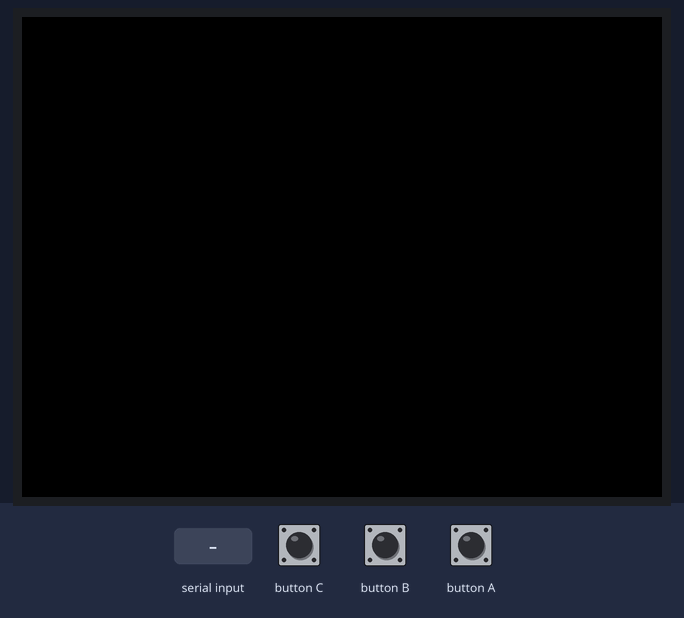
The sketch below on a simulated ESP32. Parts: 320×240 colour display. Inputs (shaded band) come from the test bench. What the sketch prints to the serial monitor is not drawn.

Above: at 1.3 s.
1.4 s: "1" received over the second serial link
4.4 s: "0" received over the second serial link
At 5.2 s:
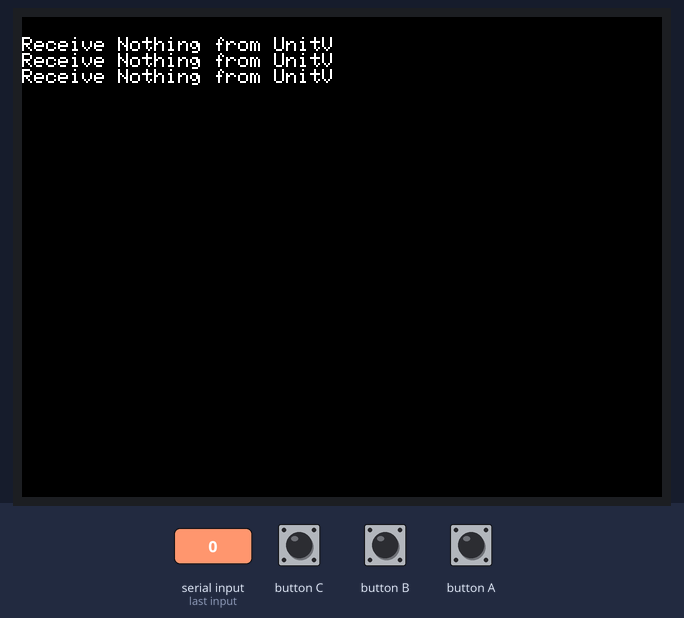
Timing chart, 0 to 7.4 s (numbered marks = the images above; inputs shaded):
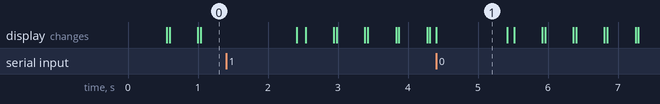

Measured:
- after the input at 4.4 s, the display: changes at once (image 1)
- what the display in image 1 shows lasts 1.0 s, from 4.4 s to 5.4 s

The sketch:

show_bitmap.ino
```cpp
#include <M5Stack.h>

// int x = 64, y = 160;
// uint8_t rx_buffer[20480];
// uint16_t rx_buffer2[10240]; // 10240 = 160 * 64

int x = 160, y = 120;  // QVGA = 320*240
uint8_t rx_buffer[38400];
uint16_t rx_buffer2[19200]; // 19200 = 160 * 120


uint16_t color;

void setup() {
  M5.begin();
  // M5.Axp.ScreenBreath(13);

  Serial.begin(115200);
  Serial2.begin(921600, SERIAL_8N1, 16, 17);
  M5.Power.begin();
}

int i = 0;

void loop() {
  if(i%15==0){
    M5.Lcd.fillScreen(BLACK);
    M5.Lcd.setCursor(0,10);
    }


  if (Serial2.available()> 0) {
    int rx_size = Serial2.readBytes(rx_buffer, 2*x*y);
    Serial.println("RX!");

    for(int i = 0; i < x*y; i++){
      rx_buffer2[i] = (rx_buffer[2*i] << 8) + rx_buffer[2*i+1];
    }
    M5.Lcd.drawBitmap(0, 0, x, y, (uint16_t*)rx_buffer2);
    // M5.Lcd.drawBitmap(0, 0, x, y, rx_buffer2);
  }else{
    Serial.println("Receive Nothing from UnitV");
    M5.Lcd.println("Receive Nothing from UnitV");
    }
  i++;
  M5.update();
  delay(1);
}
```
